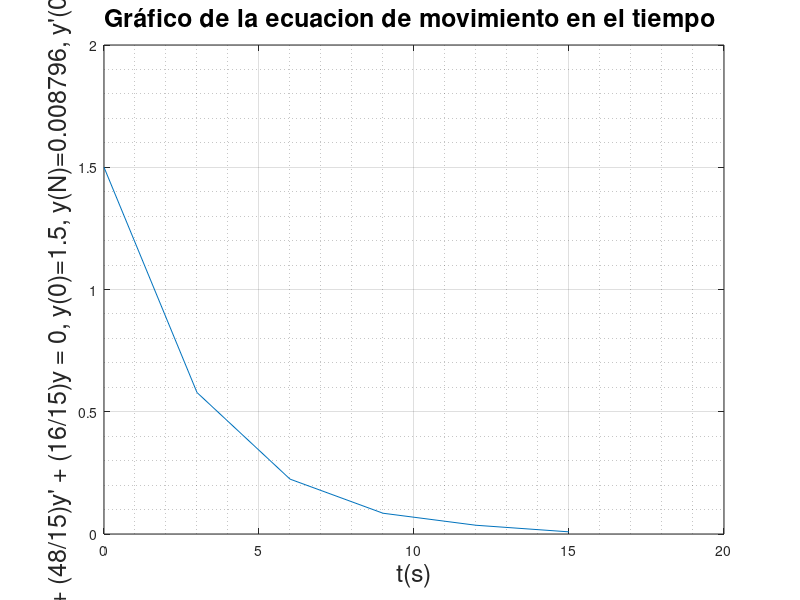

Write the MATLAB code that produced this figure.
function edoDifFinitas

  N=input('Ingrese el tamaño de N: ');
  LS = 15;
  y_0=1.5;
  y_N=0.008796;

  h=(LS-0)/N;

  display(["EL valor de h que se usará es: ",num2str(h)])

  % Constantes EDO
  C1 = (2-(48/15)*h)
  C2 = (-2+(16/15)*h^2)*2
  C3 = (2+(48/15)*h)

  C = [C1, C2, C3];

  %El sistema de ecuaciones siempre es N-1
  n = N-1;

  % Inicializar la matriz A con ceros
  A = zeros(n);

  %Armo la matriz para el sistema de ecuaciones
  for i = 1:n

     if(i==1)
       for k=1:3
           if(k>1)
             A(i,k+i-2) = C(k);
           endif
       endfor
     endif


    if((i>1) && (i<n))
      for k=1:3
        A(i,k+i-2) = C(k);
      endfor
    endif

     if(i==n)
       for k=1:3
           if(k<3)
             A(i,k+i-2) = C(k);
           endif
       endfor
     endif
  endfor

  b_0 = -(y_0*C1);
  b_N = -(y_N*C3);

  b=[b_0; zeros(1, n-2)'; b_N];

  resp = inv(A)*b;

  x = 0:h:LS;
  y = [y_0 resp' y_N];

  plot(x,y)
  grid on;
  grid minor;


  ylabel("y'' + (48/15)y' + (16/15)y = 0, y(0)=1.5, y(N)=0.008796, y'(0) = 2",'FontSize', 18);
  xlabel('t(s)', 'FontSize', 18);
  title("Gráfico de la ecuacion de movimiento en el tiempo ",'FontSize', 18)


endfunction
